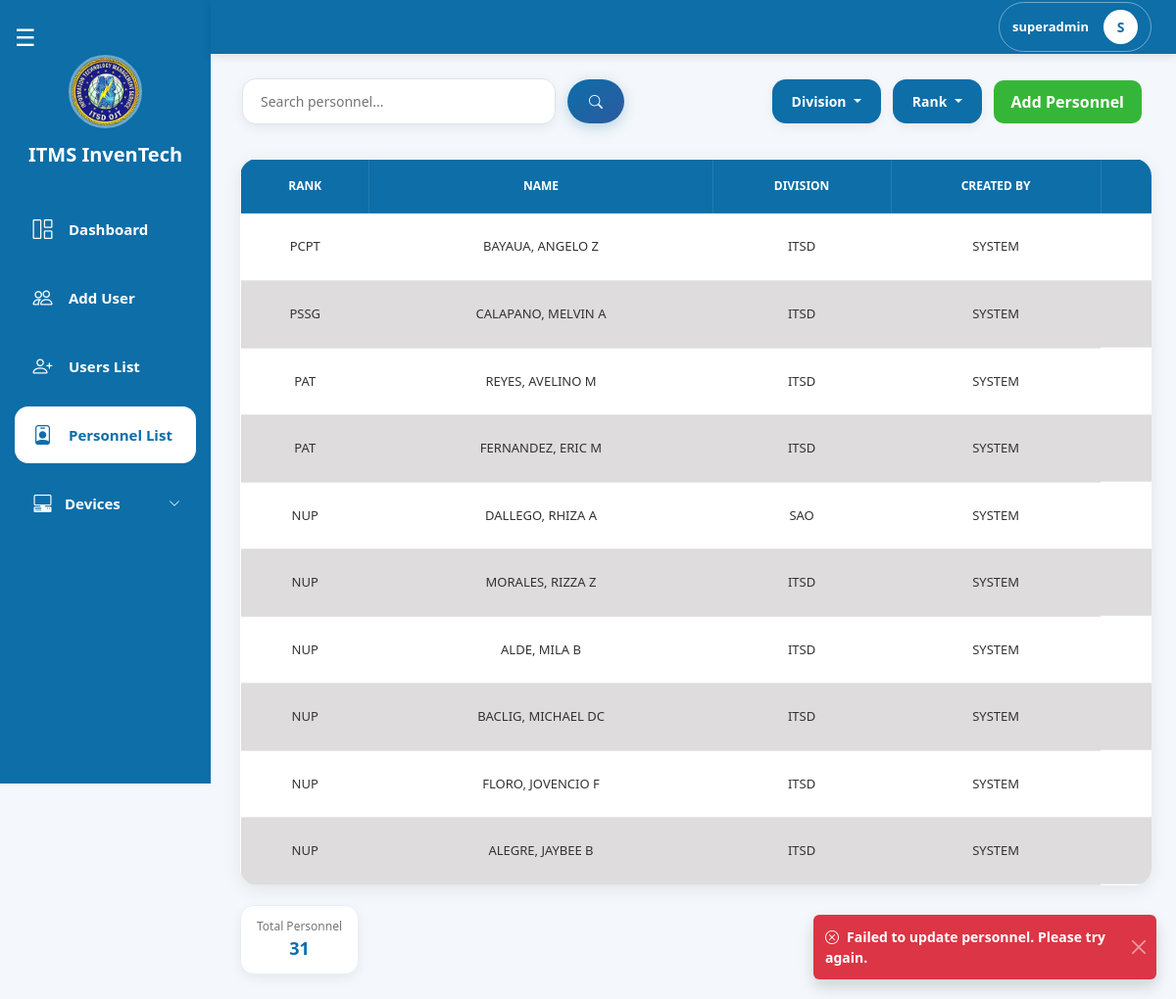
The app's page /pages/superadmin/personnel_list.php?error=PersonnelFailed (signed in) with its own data.
### tables this page shows
CREATE TABLE `personnels` (
  `id` int(11) NOT NULL,
  `division_id` int(11) NOT NULL,
  `rank_id` int(11) NOT NULL,
  `first_name` varchar(255) NOT NULL,
  `middle_name` varchar(255) DEFAULT NULL,
  `last_name` varchar(255) NOT NULL,
  `created_by` int(11) NOT NULL,
  `is_active` tinyint(1) NOT NULL DEFAULT 1
);

CREATE TABLE `ranks` (
  `id` int(11) NOT NULL,
  `rank` varchar(255) NOT NULL,
  `sort_order` int(11) DEFAULT 999
);

CREATE TABLE `divisions` (
  `id` int(11) NOT NULL,
  `division` varchar(100) NOT NULL
);

### pages/superadmin/personnel_list.php (the view, shortened to what this page needs)
<?php
include("../../config/db.php");
$limit  = 10;
$page   = max(1, (int)($_GET['page'] ?? 1));
$offset = ($page - 1) * $limit;
$search          = trim($_GET['search'] ?? '');
$rankFilters     = array_filter(array_map('intval', (array)($_GET['ranks']     ?? [])));
$divisionFilters = array_filter(array_map('intval', (array)($_GET['divisions'] ?? [])));
$activeFilter    = isset($_GET['is_active']) && $_GET['is_active'] !== '' ? (int)$_GET['is_active'] : '';
$sql = "
    SELECT p.id, p.division_id, p.rank_id,
        p.first_name, p.middle_name, p.last_name, p.is_active,
        u.username AS created_by_username,
        TRIM(CONCAT(p.last_name, ', ', IFNULL(p.first_name,''), ' ',p.middle_name )) AS full_name,
        d.division AS division_name,
        r.rank     AS rank_name,
        rl.role_name AS created_by_name
    FROM personnels p
    LEFT JOIN divisions d ON p.division_id = d.id
    LEFT JOIN ranks r     ON p.rank_id     = r.id
    LEFT JOIN users u     ON p.created_by  = u.id
    LEFT JOIN roles rl    ON u.role_id     = rl.id
    WHERE p.is_active = 1
";
$params = [];
$types = '';
$isFiltering = $search !== '' || !empty($rankFilters) || !empty($divisionFilters) || $activeFilter !== '';
$totalPersonnels = (int)$conn->query("SELECT COUNT(*) AS total FROM personnels WHERE is_active = 1")->fetch_assoc()['total'];
$countStmt = $conn->prepare("SELECT COUNT(*) AS total FROM ($sql) t");
$countStmt->execute();
$totalFiltered = (int)$countStmt->get_result()->fetch_assoc()['total'];
$totalPages    = (int)ceil($totalFiltered / $limit);
$displayTotal  = $isFiltering ? $totalFiltered : $totalPersonnels;
$sql .= " ORDER BY r.id DESC, p.id DESC LIMIT ? OFFSET ?";
$params[] = $limit;
$params[] = $offset;
$types .= 'ii';
$stmt = $conn->prepare($sql);
$stmt->bind_param($types, ...$params);
$stmt->execute();
$result = $stmt->get_result();
$rows = [];
while ($row = $result->fetch_assoc()) $rows[] = $row;
$allRanks = [];
$rq = $conn->query("SELECT id, rank FROM ranks ORDER BY id DESC");
while ($r = $rq->fetch_assoc()) $allRanks[] = $r;
$allDivisions = [];
$dq = $conn->query("SELECT id, division FROM divisions ORDER BY id ASC");
while ($r = $dq->fetch_assoc()) $allDivisions[] = $r;
?>
<!DOCTYPE html>
<html lang="en">
<head>
    <link href="https://cdn.jsdelivr.net/npm/bootstrap@5.3.2/dist/css/bootstrap.min.css" rel="stylesheet">
    <link rel="stylesheet" href="https://cdn.jsdelivr.net/npm/bootstrap-icons@1.11.3/font/bootstrap-icons.min.css">
    <link rel="stylesheet" href="../superadmin/css/super_admin.css">
    <link rel="stylesheet" href="css/superadmin_navbar.css">
    <link rel="stylesheet" href="./css/superadmin_sidebar.css">
</head>
<body>
    <?php include 'superadmin_sidebar.php'; ?>
    <?php include 'superadmin_navbar.php'; ?>
    <div id="toastContainer" aria-live="polite" aria-atomic="true">
        <?php foreach (
            [
                ['toastInactiveSuccess', 'success', 'check-circle',  'Personnel marked as inactive.'],
                ['toastInactiveError',   'danger',  'x-circle',       'Failed to deactivate personnel. Please try again.'],
                ['toastEditSuccess',     'success', 'check-circle',  'Personnel updated successfully.'],
                ['toastEditError',       'danger',  'x-circle',       'Failed to update personnel. Please try again.'],
                ['toastAddSuccess',      'success', 'check-circle',  'Personnel added successfully.'],
                ['toastAddError',        'danger',  'x-circle',       'Failed to add personnel.'],
            ] as [$id, $color, $icon, $msg2]
        ): ?>
            <div id="<?= $id ?>" class="toast align-items-center text-white bg-<?= $color ?> border-0" role="alert" aria-atomic="true">
                <div class="d-flex">
                    <div class="toast-body fw-semibold" <?= $id === 'toastAddError' ? 'id="toastAddErrorMsg"' : '' ?>>
                        <i class="bi bi-<?= $icon ?> me-2"></i><?= $msg2 ?>
                    </div>
                    <button type="button" class="btn-close btn-close-white me-2 m-auto" data-bs-dismiss="toast"></button>
                </div>
            </div>
        <?php endforeach; ?>
    </div>
    <div class="top-bar">
        <div class="search-container">
            <form class="search-form" method="GET" action="personnel_list.php">
                <input type="text" name="search" class="search-input" placeholder="Search personnel..."
                    value="<?= htmlspecialchars($search) ?>" onkeyup="liveSearch(event)">
                <button type="submit" class="search-btn"><i class="bi bi-search"></i></button>
            </form>
        </div>
        <div class="right-side">
            <form method="GET" action="personnel_list.php" id="filterForm" style="display:contents;">
                <div class="dropdown">
                    <?php $divLabel = empty($divisionFilters) ? 'Division' : (count($divisionFilters) === 1
                        ? ($allDivisions[array_search($divisionFilters[0], array_column($allDivisions, 'id'))]['division'] ?? 'Division')
                        : count($divisionFilters) . ' Divisions selected'); ?>
                    <button class="btn filter-btn dropdown-toggle" type="button"
                        data-bs-toggle="dropdown" data-bs-auto-close="outside">
                        <?= htmlspecialchars($divLabel) ?>
                    </button>
                </div>
                <div class="dropdown">
                    <?php $rankLabel = empty($rankFilters) ? 'Rank' : (count($rankFilters) === 1
                        ? ($allRanks[array_search($rankFilters[0], array_column($allRanks, 'id'))]['rank'] ?? 'Rank')
                        : count($rankFilters) . ' Ranks selected'); ?>
                    <button class="btn filter-btn dropdown-toggle" type="button"
                        data-bs-toggle="dropdown" data-bs-auto-close="outside">
                        <?= htmlspecialchars($rankLabel) ?>
                    </button>
                </div>
            </form>
            <button type="button" class="btn btn-primary add-personnel-btn" data-bs-toggle="modal" data-bs-target="#addPersonnelModal"> Add Personnel</button>
        </div>
    </div>
    <div class="contenttable">
        <div class="table-container">
            <table class="users-table" id="personnelsTable">
                <thead>
                    <tr>
                        <th>RANK</th>
                        <th>NAME</th>
                        <th>DIVISION</th>
                        <th>CREATED BY</th>
                        <th>ACTION</th>
                    </tr>
                </thead>
                <tbody id="personnelsTableBody">
                    <?php if (!empty($rows)): ?>
                        <?php foreach ($rows as $row): ?>
                            <tr id="row-<?= $row['id'] ?>">
                                <td><?= htmlspecialchars($row['rank_name']          ?? 'N/A') ?></td>
                                <td><?= htmlspecialchars($row['full_name']) ?></td>
                                <td><?= htmlspecialchars($row['division_name']       ?? 'N/A') ?></td>
                                <td><?= htmlspecialchars($row['created_by_username'] ?? 'SYSTEM') ?></td>
                                <td class="action-buttons">
                                </td>
                            </tr>
                        <?php endforeach; ?>
                    <?php else: ?>
                        <tr id="noDataRow">
                            <td colspan="5" class="text-center py-3">No personnel found.</td>
                        </tr>
                    <?php endif; ?>
                </tbody>
            </table>
        </div>
        <div class="table-footer">
            <div class="user-stats">
                <div class="stat-box total">
                    <span class="label">Total Personnel</span>
                    <span class="value" id="totalPersonnelCount"><?= $displayTotal ?></span>
                </div>
            </div>
            <?php if ($totalPages > 1):
                $pb = http_build_query(['search' => $search, 'ranks' => $rankFilters, 'divisions' => $divisionFilters, 'is_active' => $activeFilter]); ?>
                <div class="pagination">
                    <?php for ($i = 1; $i <= $totalPages; $i++): ?>
                        <a href="?page=<?= $i ?>&<?= $pb ?>" class="<?= $i === $page ? 'active-page' : '' ?>"><?= $i ?></a>
                    <?php endfor; ?>
                    <?php if ($page < $totalPages): ?><a href="?page=<?= $page + 1 ?>&<?= $pb ?>">Next</a><?php endif; ?>
                </div>
            <?php endif; ?>
        </div>
    </div>
</body>
</html>

### pages/superadmin/css/super_admin.css (style rules this page uses)
body { background: #f4f7fb; overflow-x: hidden; }
.top-bar { margin-top: 80px; margin-left: 247px; margin-right: 35px; display: flex; justify-content: space-between; align-items: center; gap: 20px; flex-wrap: wrap; transition: all 0.3s ease; }
.search-container { display: flex; align-items: center; }
.search-form { display: flex; align-items: center; gap: 12px; }
.right-side { display: flex; align-items: center; gap: 12px; }
.filter-btn { border: none; padding: 12px 20px; border-radius: 14px; background: #0d6ea8; color: white; font-size: 14px; font-weight: 600; cursor: pointer; box-shadow: 0 4px 12px rgba(0, 0, 0, 0.06); transition: all 0.3s ease; }
.btn-primary { background: #0fa90fd3; color: white; font-weight: 600; border: none; padding: 10px 10px; cursor: pointer; border-radius: 10px; }
.search-input { width: 320px; padding: 12px 18px; border: 1px solid #dce3ec; border-radius: 14px; outline: none; font-size: 14px; font-weight: 500; background: #ffffff; box-shadow: 0 4px 12px rgba(0, 0, 0, 0.06); transition: all 0.3s ease; }
.search-btn { border: none; padding: 12px 22px; border-radius: 24px; background: linear-gradient(135deg, #0d6ea8, #2c5aa0); color: white; font-size: 14px; font-weight: 600; cursor: pointer; transition: all 0.3s ease; box-shadow: 0 4px 14px rgba(13, 110, 168, 0.25); }
.contenttable { margin-left: 220px; margin-top: 10px; padding: 25px; transition: all 0.3s ease; }
.table-container { width: 100%; background: #fff; border-radius: 18px; overflow-x: auto; box-shadow: 0 4px 18px rgba(0, 0, 0, 0.08); }
.users-table { width: 100%; border-collapse: collapse; min-width: 1200px; }
.users-table thead { background: #0d6ea8; }
.users-table thead th { color: white; padding: 18px 12px; border: 1px solid rgba(255, 255, 255, 0.1); font-size: 12px; font-weight: 700; text-align: center; white-space: nowrap; text-transform: uppercase; }
.users-table tbody td { padding: 16px 12px; font-size: 13px; text-align: center; border-bottom: 1px solid #e5e7eb; color: #333; white-space: nowrap; }
.action-buttons { display: flex; justify-content: center; align-items: center; gap: 10px; }
.table-footer { margin-top: 20px; display: flex; justify-content: space-between; align-items: center; gap: 20px; flex-wrap: wrap; }
.user-stats { display: flex; gap: 12px; }
.stat-box { min-width: 120px; padding: 12px 16px; border-radius: 14px; background: #fff; border: 1px solid #e6eef5; box-shadow: 0 4px 12px rgba(0, 0, 0, 0.06); text-align: center; }
.stat-box .label { font-size: 12px; color: #777; display: block; }
.stat-box .value { font-size: 18px; font-weight: bold; color: #0d6ea8; }
.pagination { display: flex; gap: 8px; align-items: center; }
.pagination a, .pagination span { min-width: 38px; height: 38px; display: flex; align-items: center; justify-content: center; padding: 0 12px; border-radius: 12px; text-decoration: none; font-size: 13px; font-weight: 600; background: #ffffff; color: #2c3e50; border: 1px solid #e6eef5; box-shadow: 0 4px 10px rgba(0, 0, 0, 0.06); transition: 0.25s ease; }
.users-table tbody tr:nth-child(odd) { background-color: #ffffff; }
.users-table tbody tr:nth-child(even) { background-color: #dedcdc; }

### pages/superadmin/css/superadmin_sidebar.css (style rules this page uses)
.dropdown { width: 100%; font-size: 15px; font-weight: 600; }

### pages/superadmin/personnel_list.php (style rules this page uses)
#toastContainer { position: fixed; bottom: 20px; right: 20px; z-index: 99999; display: flex; flex-direction: column; gap: 10px; max-width: 350px; }
.add-personnel-btn { width: auto !important; flex: 0 0 auto; white-space: nowrap; padding: 10px 18px; }

### records on screen
personnels: rank.rank "PCPT", full_name "BAYAUA, ANGELO Z", division.division "ITSD", created_by_username "SYSTEM"
personnels: rank.rank "PSSG", full_name "CALAPANO, MELVIN A", division.division "ITSD", created_by_username "SYSTEM"
personnels: rank.rank "PAT", full_name "REYES, AVELINO M", division.division "ITSD", created_by_username "SYSTEM"
personnels: rank.rank "PAT", full_name "FERNANDEZ, ERIC M", division.division "ITSD", created_by_username "SYSTEM"
personnels: rank.rank "NUP", full_name "DALLEGO, RHIZA A", division.division "SAO", created_by_username "SYSTEM"
personnels: rank.rank "NUP", full_name "MORALES, RIZZA Z", division.division "ITSD", created_by_username "SYSTEM"
personnels: rank.rank "NUP", full_name "ALDE, MILA B", division.division "ITSD", created_by_username "SYSTEM"
personnels: rank.rank "NUP", full_name "BACLIG, MICHAEL DC", division.division "ITSD", created_by_username "SYSTEM"
personnels: rank.rank "NUP", full_name "FLORO, JOVENCIO F", division.division "ITSD", created_by_username "SYSTEM"
personnels: rank.rank "NUP", full_name "ALEGRE, JAYBEE B", division.division "ITSD", created_by_username "SYSTEM"

### other values on screen
$username "superadmin"
substr($username, 0, 1) "S"
$msg2 "Failed to update personnel. Please try again."
$divLabel "Division"
$rankLabel "Rank"
$displayTotal "31"
